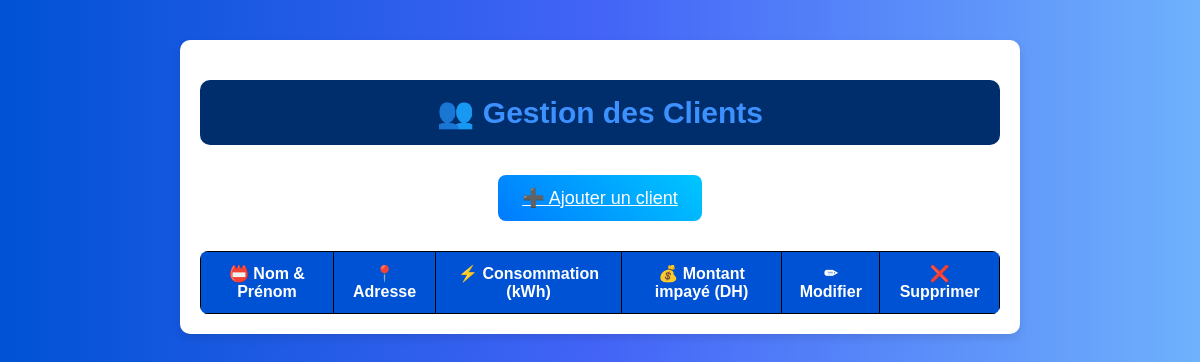
Before: /IHM/fournisseur/gestion-clients.php with the older database file.
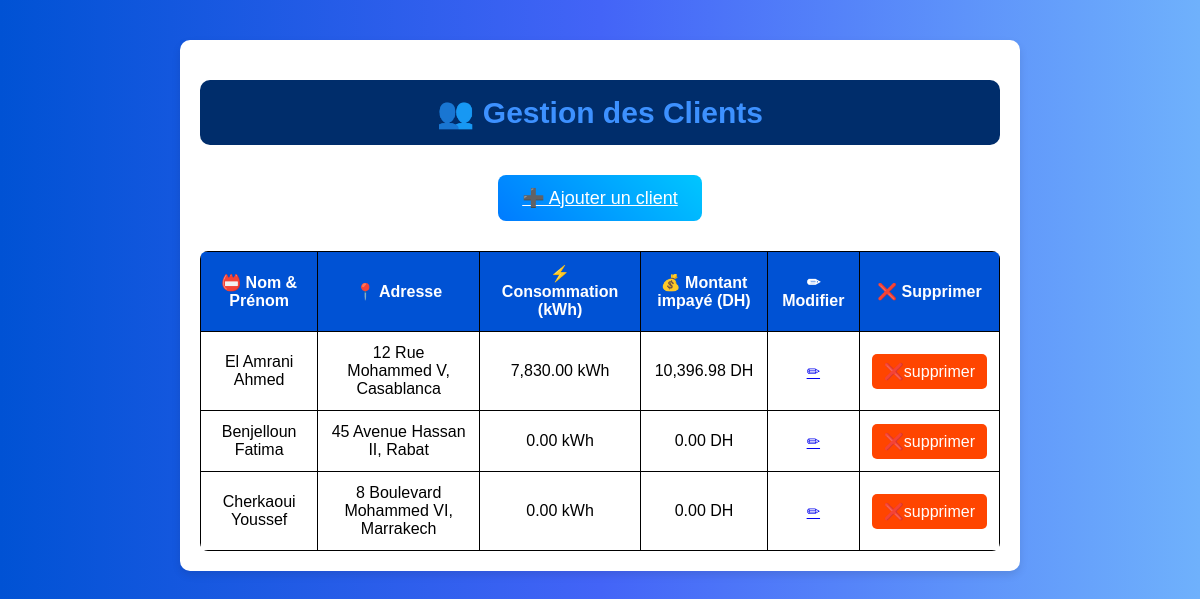
After: the same page with the newer database file.
### tables this page shows
CREATE TABLE IF NOT EXISTS `clients` (
  `client_id` int NOT NULL AUTO_INCREMENT,
  `nom` varchar(100) NOT NULL,
  `prenom` varchar(100) NOT NULL,
  `adresse` varchar(255) NOT NULL,
  `email` varchar(100) NOT NULL,
  `mot_de_passe` varchar(255) NOT NULL,
  `created_at` timestamp NULL DEFAULT CURRENT_TIMESTAMP,
  `updated_at` timestamp NULL DEFAULT CURRENT_TIMESTAMP ON UPDATE CURRENT_TIMESTAMP,
  PRIMARY KEY (`client_id`),
  UNIQUE KEY `email` (`email`)
);

### IHM/fournisseur/gestion-clients.php (the view, shortened to what this page needs)
<?php
$db = DBConnection::getInstance();
$conn = $db->getConnection();
$query = "
    SELECT
        c.client_id,
        c.nom,
        c.prenom,
        c.adresse,
        COALESCE(SUM(cm.consommation), 0) AS consommation_kWh,
        COALESCE(SUM(f.prix_ttc), 0) AS montant_impaye_DH
    FROM clients c
    LEFT JOIN consommations_mensuelles cm ON c.client_id = cm.client_id
    LEFT JOIN factures f ON c.client_id = f.client_id AND f.etat = 'non_payee'
    GROUP BY c.client_id, c.nom, c.prenom, c.adresse
";
$stmt = $conn->prepare($query);
$stmt->execute();
$clients = $stmt->fetchAll(PDO::FETCH_ASSOC);
?>
<!DOCTYPE html>
<html lang="fr">
<head>
    <link rel="stylesheet" href="../../Assets/Css/test.css">
</head>
<body>
<div class="container">
    <h1 class="title-box">👥 Gestion des Clients</h1>
    <div class="button-container">
        <a href="ajouter-client.php" class="btn">➕ Ajouter un client</a>
    </div>
    <table>
        <thead>
            <tr>
                <th>📛 Nom & Prénom</th>
                <th>📍 Adresse</th>
                <th>⚡ Consommation (kWh)</th>
                <th>💰 Montant impayé (DH)</th>
                <th>✏ Modifier</th>
                <th>❌ Supprimer</th>
            </tr>
        </thead>
        <tbody>
    <?php
    foreach ($clients as $client) {
        echo "<tr data-id='" . $client['client_id'] . "'>";
        echo "<td>" . htmlspecialchars($client['nom']) . " " . htmlspecialchars($client['prenom']) . "</td>";
        echo "<td>" . htmlspecialchars($client['adresse']) . "</td>";
        echo "<td>" . number_format($client['consommation_kWh'], 2) . " kWh</td>";
        echo "<td>" . number_format($client['montant_impaye_DH'], 2) . " DH</td>";
echo "<td><a href='modifier-client.php?id=" . $client['client_id'] . "' class='editLink'>✏</a></td>";
echo "<td><button class='deleteBtn' data-id='" . $client['client_id'] . "'>❌supprimer</button></td>";
        echo "</tr>";
    }
    ?>
</tbody>
    </table>
</div>
</body>
</html>

Changed rows visible on the page:
added clients: nom "El Amrani", prenom "Ahmed", adresse "12 Rue Mohammed V, Casablanca", consommation_kWh "7,830.00", montant_impaye_DH "10,396.98"
added clients: nom "Benjelloun", prenom "Fatima", adresse "45 Avenue Hassan II, Rabat", consommation_kWh "0.00", montant_impaye_DH "0.00"
added clients: nom "Cherkaoui", prenom "Youssef", adresse "8 Boulevard Mohammed VI, Marrakech", consommation_kWh "0.00", montant_impaye_DH "0.00"
